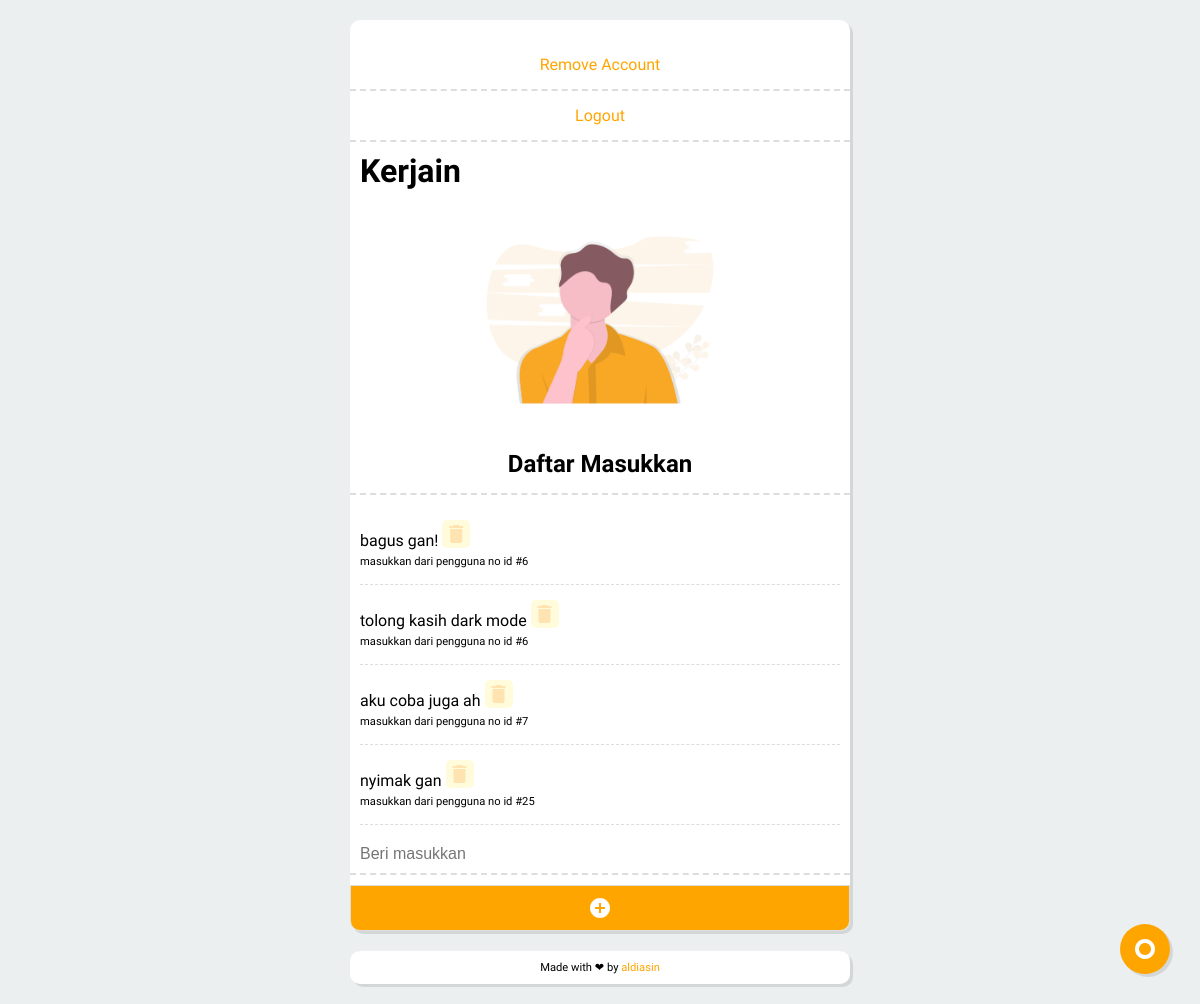
Page /comment.php (signed in) on the committed database.
### tables this page shows
CREATE TABLE `comm` (
  `id` int(11) NOT NULL AUTO_INCREMENT,
  `comment` varchar(250) NOT NULL,
  `user` int(11) NOT NULL,
  PRIMARY KEY (`id`)
);

### comment.php (the view, shortened to what this page needs)
<?php
require_once "app/auth.php";
$itemquery = $db->prepare("SELECT * FROM comm");
$itemquery->execute();
$items = $itemquery->rowCount() ? $itemquery : [];
?>
<?php require 'templates/header.php'; ?>
<div class="fab-container">
    <div class="fab fab-icon-holder">
        <span class="option-menu material-icons">trip_origin</span>
    </div>
</div>
<div id="showtime" class="displaytime"></div>
<p class="empty" onclick="requestremove();"><a href="unreg.php">Remove Account</a></p>
<p class="empty"><a href="logout.php">Logout</a></p>
<h1 class="header">Kerjain</h1>
<img src="assets/img/comment.png" alt="registrasi dan login">
<?php if (!empty($items)) : ?>
    <h2 class="login">Daftar Masukkan</h2>
    <ul class="items">
        <?php foreach ($items as $item) : ?>
            <li>
                <span class="item"><?php echo $item['comment']; ?></span>
                <a href="removecomm.php?item=<?php echo $item['id'] ?>" class="done-button material-icons">delete</a>
                <br>
                <span class="item-updated">masukkan dari pengguna no id #<?php echo $item['user']; ?></span>
            </li>
        <?php endforeach; ?>
    </ul>
<?php else : ?>
    <p class="empty">belum ada masukanku</p>
<?php endif; ?>
<form action="addcomm.php" method="post" class="add-item">
    <input type="text" class="input-kerjaan" id="input-kerjaan" name="comm" placeholder="Beri masukkan" autocomplete="off" required>
    <input type="submit" class="submit material-icons" value="add_circle">
</form>
<?php require 'templates/footer.php'; ?>

### assets/style.css (style rules this page uses)
:root { --cl-1: grey; --cl-2: white; --cl-3: #eceff0; --cl-4: orange; --cl-5: rgba(0, 0, 0, 0.1); --cl-6: #fff48c; --cl-7: #fffdec; --cl-8: #ddd; }
* { margin: 0; padding: 0; }
body { background-color: var(--cl-3); font-family: "Muli", sans-serif; }
.fab { width: 60px; height: 60px; }
.fab-container { position: fixed; bottom: 30px; right: 30px; z-index: 999; cursor: pointer; }
.fab-icon-holder { width: 50px; height: 50px; border-radius: 100%; background-color: var(--cl-4); box-shadow: 3px 3px 0 var(--cl-5); }
.fab-icon-holder .option-menu { display: flex; align-items: center; justify-content: center; height: 100%; color: var(--cl-2); }
.empty, .login { text-align: center; padding: 15px; border-bottom: 2px dashed var(--cl-8); }
input { font-size: 1em; }
.list h2 { overflow: hidden; }
.list .header { margin: 0 0 20px 0; padding: 10px; }
.displaytime { padding: 10px; }
.items { list-style-type: none; padding: 10px; }
.items li, .add-item .input { padding: 15px 0; border-bottom: 1px dashed var(--cl-8); }
.items li { overflow: hidden; }
.add-item .input-kerjaan, .input-search { border: 0; width: 96%; padding: 10px; border-bottom: 2px dashed var(--cl-8); }
a { text-decoration: none; color: var(--cl-4); }
.done-button { opacity: 0.3; display: inline-block; background-color: var(--cl-6); padding: 2px; font-size: 0.6em; border-radius: 5px; justify-self: center; }
.item-updated { font-size: 0.7em; }
.submit { border: 1px solid var(--cl-8); margin-top: 10px; background-color: var(--cl-4); width: 100%; color: var(--cl-2); padding: 10px 15px; border-radius: 0 0 10px 10px; }

### templates/header.php (style rules this page uses)
img { max-height: 200px; display: block; margin-left: auto; margin-right: auto; margin-bottom: 15px; margin-top: 5px; }

### rows in the picture
comm: comment "bagus gan!", user "6"
comm: comment "tolong kasih dark mode", user "6"
comm: comment "aku coba juga ah", user "7"
comm: comment "nyimak gan", user "25"
